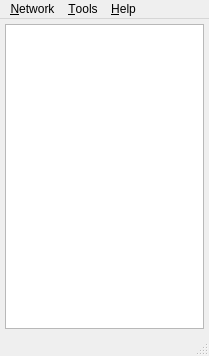
<?xml version="1.0" encoding="UTF-8"?>
<ui version="4.0">
 <class>Roster</class>
 <widget class="QMainWindow" name="Roster">
  <property name="geometry">
   <rect>
    <x>0</x>
    <y>0</y>
    <width>209</width>
    <height>356</height>
   </rect>
  </property>
  <property name="minimumSize">
   <size>
    <width>178</width>
    <height>193</height>
   </size>
  </property>
  <property name="windowTitle">
   <string>Sippy</string>
  </property>
  <widget class="QWidget" name="centralwidget">
   <layout class="QVBoxLayout" name="verticalLayout">
    <property name="margin">
     <number>5</number>
    </property>
    <item>
     <widget class="QListView" name="listView"/>
    </item>
   </layout>
  </widget>
  <widget class="QMenuBar" name="menubar">
   <property name="geometry">
    <rect>
     <x>0</x>
     <y>0</y>
     <width>209</width>
     <height>24</height>
    </rect>
   </property>
   <widget class="QMenu" name="menuNetwork">
    <property name="title">
     <string>&amp;Network</string>
    </property>
    <addaction name="actionConnect"/>
    <addaction name="actionDisconnect"/>
   </widget>
   <widget class="QMenu" name="menuTools">
    <property name="title">
     <string>&amp;Tools</string>
    </property>
    <addaction name="actionConfigure"/>
    <addaction name="actionShowConsole"/>
   </widget>
   <widget class="QMenu" name="menuHelp">
    <property name="title">
     <string>&amp;Help</string>
    </property>
    <addaction name="actionAbout"/>
   </widget>
   <addaction name="menuNetwork"/>
   <addaction name="menuTools"/>
   <addaction name="menuHelp"/>
  </widget>
  <widget class="QStatusBar" name="statusbar"/>
  <action name="actionConnect">
   <property name="text">
    <string>&amp;Connect</string>
   </property>
  </action>
  <action name="actionDisconnect">
   <property name="text">
    <string>&amp;Disconnect</string>
   </property>
  </action>
  <action name="actionSetNickname">
   <property name="text">
    <string>Set &amp;nickname..</string>
   </property>
  </action>
  <action name="actionAbout">
   <property name="text">
    <string>&amp;About</string>
   </property>
  </action>
  <action name="actionConfigure">
   <property name="text">
    <string>Co&amp;nfigure...</string>
   </property>
  </action>
  <action name="actionShowConsole">
   <property name="text">
    <string>Show C&amp;onsole...</string>
   </property>
  </action>
 </widget>
 <resources/>
 <connections/>
</ui>
